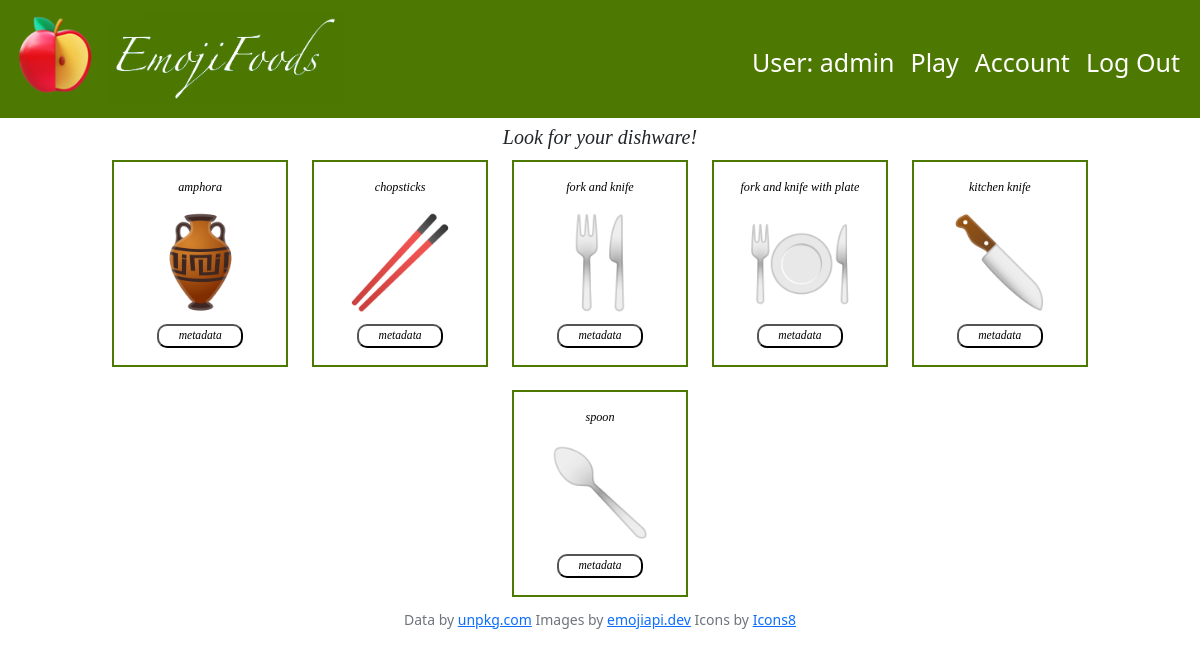
/dishware (signed in), run on the app's committed database.
### tables this page shows
CREATE TABLE users (
user_id INTEGER PRIMARY KEY,
username TEXT UNIQUE,
password TEXT
);

CREATE TABLE emojis (emoji_id INTEGER PRIMARY KEY, codes TEXT,    name TEXT, img_name TEXT, char TEXT, subgroup TEXT);

### app.py (the view)
@app.route("/dishware")
@login_required
def dishware():
    user_id = session["user_id"]
    username = db.execute("SELECT username FROM users WHERE user_id = ?", user_id)[0]["username"]
    list_dishware = db.execute("SELECT * FROM emojis WHERE subgroup = ? ORDER BY name", "dishware")
    return render_template("dishware.html", list_subgroup=list_dishware, username=username)

### app.py (called while the page is built)
@app.after_request
def after_request(response):
    response.headers["Cache-Control"] = "no-cache, no-store, must-revalidate"
    response.headers["Expires"] = 0
    response.headers["Pragma"] = "no-cache"
    return response

### helpers.py (called while the page is built)
def login_required(f):
    @wraps(f)
    def decorated_function(*args, **kwargs):
        if session.get("user_id") is None:
            return redirect("/login")
        return f(*args, **kwargs)
    return decorated_function

### templates/dishware.html (shortened to what this page needs)
{% extends "layout.html" %}
{% block main %}
    <h2 id="headers">Look for your dishware!</h2>
    <div class="items-container">
        {% for item in list_subgroup %}
            <div class="items-cols">
                <p class="emoji-name">{{ item["name"] }}</p>
                <img class="image-sell" src="/static/images_food/{{ item['img_name'] }}" alt="/static/images/{{ item['img_name'] }}">
                <form action="/metadata" method="post">
                    <button type="submit" class="info-btn" name="submit_meta" value="{{ item['codes'] }}">metadata</button>
                </form>
            </div>
        {% endfor %}
    </div>
{% endblock %}

### templates/layout.html (shortened to what this page needs)
<!DOCTYPE html>
<html lang="en">
    <head>
        <link href="https://cdn.jsdelivr.net/npm/bootstrap@5.1.3/dist/css/bootstrap.min.css" rel="stylesheet">
        <link href="/static/styles.css" rel="stylesheet">
    </head>
    <body>
        <nav class="navbar navbar-expand-md navbar-light" id="signer">
            <div class="container-fluid">
                <a class="navbar-brand" href="/">
                    <img id="emojiimage"src="/static/images_design/apple.png">
                    <img id="emojisign" src="/static/images_design/emojifoods.png">
                </a>
                <div class="collapse navbar-collapse" id="navbar">
                    {% if session["user_id"] %}
                        <ul class="navbar-nav ms-auto mt-2">
                            <li class="nav-item"><a class="nav-link">User: {{ username }}</a></li>
                            <li class="nav-item"><a class="nav-link" href="/play">Play</a></li>
                            <li class="nav-item"><a class="nav-link" href="/account">Account</a></li>
                            <li class="nav-item"><a class="nav-link" href="/logout">Log Out</a></li>
                        </ul>
                    {% else %}
                        <ul class="navbar-nav ms-auto mt-2">
                            <li class="nav-item"><a class="nav-link" href="/register">Register</a></li>
                            <li class="nav-item"><a class="nav-link" href="/login">Log In</a></li>
                        </ul>
                    {% endif %}
                </div>
            </div>
        </nav>
        <main>
            <div class="container-fluid pt-2">
                {% block main %}{% endblock %}
            </div>
        </main>
        <footer class="mb-5 small text-center text-muted">
            Data by <a href="https://unpkg.com/emoji.json@14.0.0/emoji.json">unpkg.com</a>
            Images by <a href="https://emojiapi.dev/">emojiapi.dev</a>
            Icons by <a target="_blank" href="https://icons8.com">Icons8</a>
        </footer>
    </body>
</html>

### static/styles.css (style rules this page uses)
#navbar .nav-link { font-size: 25px; color: #FFFFFF; }
nav .navbar-brand { font-size: xx-large; }
#signer { background-color: #4D7902; }
#emojiimage { width: 13%; object-fit: cover; }
#emojisign { width: 35%; object-fit: cover; }
.container-fluid { margin-right: auto; margin-left: auto; }
#headers { font: italic 150% Georgia; font-size: calc(0.5rem + 1vw); text-align: center; margin: auto; }
.emoji-name { width: 100%; float: right; margin-top: 10%; font: italic 100% Georgia; font-size: calc(0.01rem + 1vw); text-align: center; }
.image-sell { display: block; width: 60%; margin-left: auto; margin-right: auto; margin-bottom: 6%; }
.items-container { width: 100%; display: flex; flex-wrap: wrap; justify-content: center; }
.items-container>* { flex: 0 0 15%; }
.items-cols { background-color: #FFFFFF; border: 2px solid #4D7902; color: black; margin: 1% 1% 1% 1%; cursor: default; width: 15%; }
.info-btn { display: flex; width: 50%; height: 12%; margin-left: auto; margin-right: auto; margin-bottom: 10%; background-color:#FFFFFF; border-radius: 10px; justify-content: center; font-size: calc(0.35rem + 0.5vw); font-family: georgia; font-style: italic; }

### data on the page
users: username "admin"
emojis: name "amphora", img_name (picture)
emojis: name "chopsticks", img_name (picture)
emojis: name "fork and knife", img_name (picture)
emojis: name "fork and knife with plate", img_name (picture)
emojis: name "kitchen knife", img_name (picture)
emojis: name "spoon", img_name (picture)
